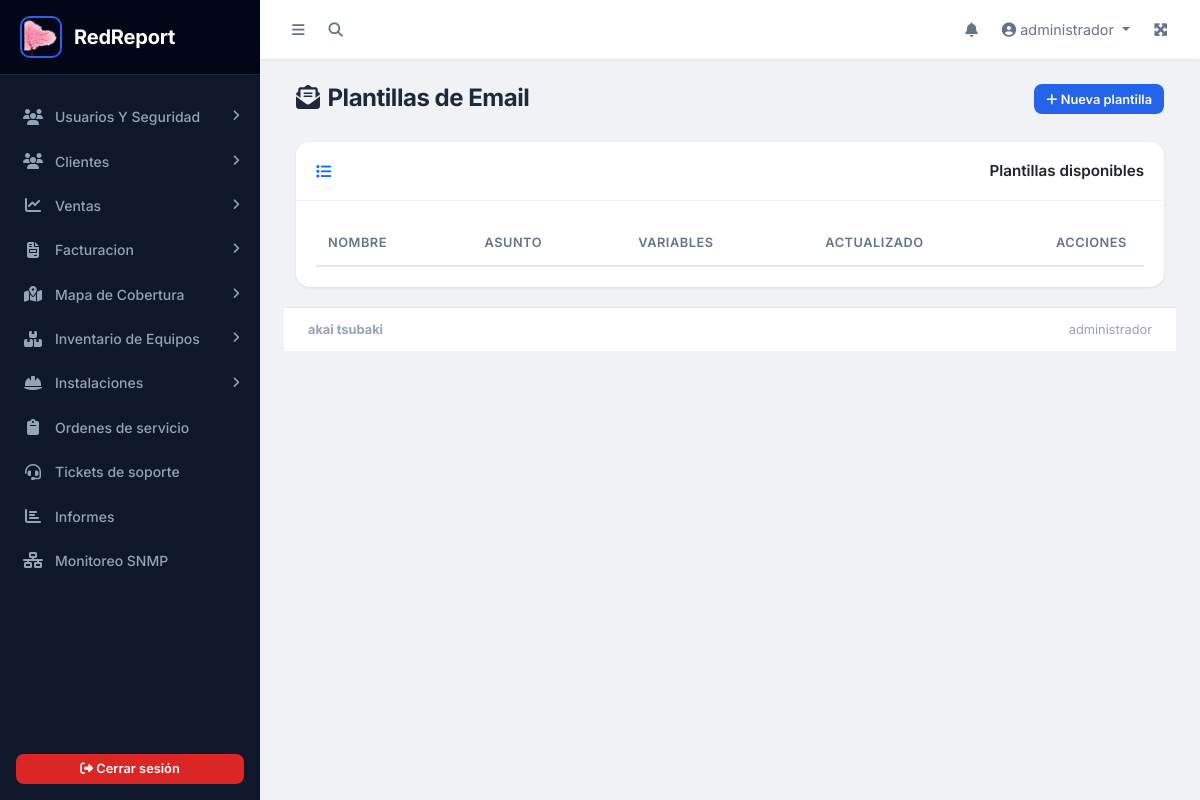
/configuracion/plantillas_email.php (signed in), run on an earlier commit of the app's database.
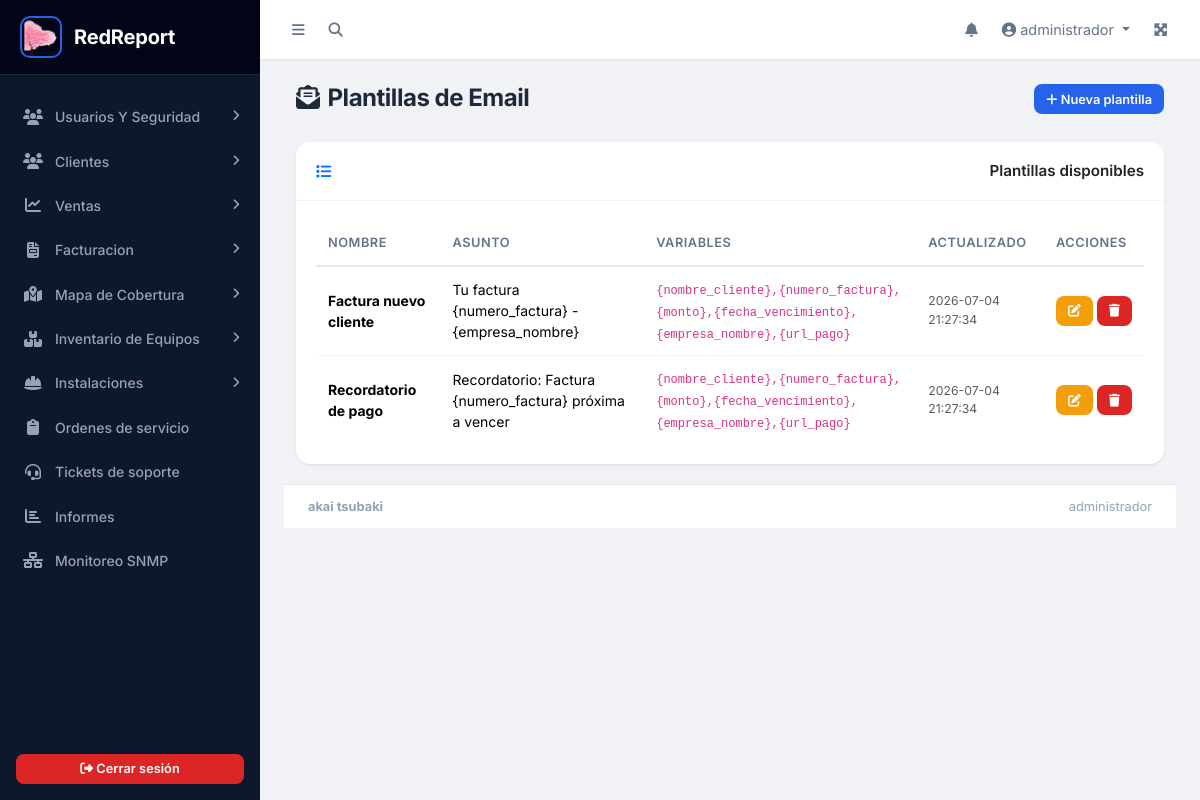
And on a later commit of the database.
### tables this page shows
CREATE TABLE `tb_plantillas_email` (
  `id_plantilla` int(11) NOT NULL,
  `nombre` varchar(100) NOT NULL,
  `asunto` varchar(255) NOT NULL,
  `cuerpo` text NOT NULL,
  `variables` text DEFAULT NULL,
  `created_at` datetime DEFAULT current_timestamp(),
  `updated_at` datetime DEFAULT current_timestamp() ON UPDATE current_timestamp()
);

### app/config/seguridad.php (called while the page is built, shortened)
<?php
function hescape($str) {
    return htmlspecialchars($str, ENT_QUOTES, 'UTF-8');
}
?>

### configuracion/plantillas_email.php (the view, shortened to what this page needs)
<?php
include('../parte1.php');
require_once '../app/config/conexion.php';
$plantillas = $pdo->query("SELECT * FROM tb_plantillas_email ORDER BY nombre")->fetchAll(PDO::FETCH_ASSOC);
?>
<div class="content-header">
    <div class="container-fluid">
        <div class="row mb-2">
            <div class="col-sm-6">
                <h1 class="m-0"><i class="fas fa-envelope-open-text me-2"></i>Plantillas de Email</h1>
            </div>
            <div class="col-sm-6 text-end">
                <button class="btn btn-primary btn-sm" data-bs-toggle="modal" data-bs-target="#modalPlantilla"><i class="fas fa-plus"></i> Nueva plantilla</button>
            </div>
        </div>
    </div>
</div>
<div class="content">
        <div class="container-fluid">
            <div class="card">
                <div class="card-header"><i class="fas fa-list me-2 text-primary"></i>Plantillas disponibles</div>
                <div class="card-body">
                    <div class="table-container">
                        <table id="tablaPlantillas" class="table table-hover">
                            <thead>
                                <tr>
                                    <th>Nombre</th>
                                    <th>Asunto</th>
                                    <th>Variables</th>
                                    <th>Actualizado</th>
                                    <th style="width:100px">Acciones</th>
                                </tr>
                            </thead>
                            <tbody>
                                <?php foreach ($plantillas as $p): ?>
                                <tr>
                                    <td class="fw-bold"><?= hescape($p['nombre']) ?></td>
                                    <td><?= hescape($p['asunto']) ?></td>
                                    <td><code style="font-size:12px;"><?= hescape($p['variables'] ?? '') ?></code></td>
                                    <td class="text-muted small"><?= hescape($p['updated_at'] ?? $p['created_at']) ?></td>
                                    <td>
                                        <button class="btn btn-sm btn-warning btn-editar" title="Editar"
                                            data-id="<?= $p['id_plantilla'] ?>"
                                            data-nombre="<?= hescape($p['nombre']) ?>"
                                            data-asunto="<?= hescape($p['asunto']) ?>"
                                            data-cuerpo="<?= hescape($p['cuerpo']) ?>"><i class="fas fa-edit"></i></button>
                                        <button class="btn btn-sm btn-danger btn-eliminar" title="Eliminar"
                                            data-id="<?= $p['id_plantilla'] ?>"
                                            data-nombre="<?= hescape($p['nombre']) ?>"><i class="fas fa-trash"></i></button>
                                    </td>
                                </tr>
                                <?php endforeach; ?>
                            </tbody>
                        </table>
                    </div>
        </div>
    </div>
</div>
<?php include('../parte2.php'); ?>

What changed in the data, as far as the page shows it:
added tb_plantillas_email: nombre "Factura nuevo cliente", asunto "Tu factura {numero_factura} - {empresa_nombre}", variables "{nombre_cliente},{numero_factura},{monto},{fecha_vencimiento},{empresa_nombre},{url_pago}", updated_at "2026-07-04 21:27:34"
added tb_plantillas_email: nombre "Recordatorio de pago", asunto "Recordatorio: Factura {numero_factura} próxima a vencer", variables "{nombre_cliente},{numero_factura},{monto},{fecha_vencimiento},{empresa_nombre},{url_pago}", updated_at "2026-07-04 21:27:34"
